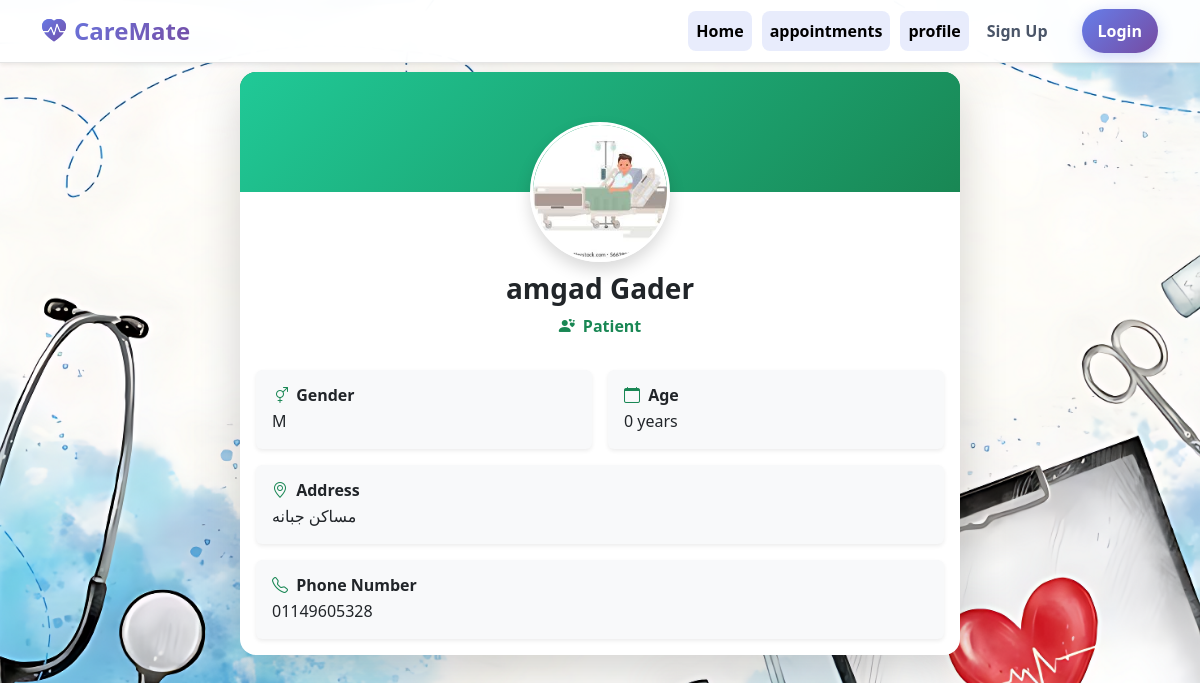
The app's page /dashboard/patient-profile/2/ with its own data.
### profile_users/models.py (models this page shows, shortened)
class PatientProfile(models.Model):
     user = models.OneToOneField(User,on_delete=models.CASCADE,related_name='patient')
     date_of_birthday = models.DateField(null=True,blank=True)
     gender = models.CharField(max_length=40,choices=[("M", "Male"), ("F", "Female")],null=True,blank=True)
     address = models.CharField(max_length=200,null=True,blank=True)
     phone_number = models.CharField(max_length=200,null=True,blank=True)
     profile_image = models.ImageField(default="patients/patient.jpeg",upload_to="patients/", blank=True, null=True)

### user_account/models.py (models this page shows, shortened)
class User(AbstractUser):
     ROLE_CHOICES = [
        ('doctor', 'Doctor'),
        ('patient', 'Patient'),
    ]
     role = models.CharField(max_length=10, choices=ROLE_CHOICES)

### dashboard/views.py (the view)
# urls.py: path('patient-profile/<int:pk>/',PatientProfileDashboard.as_view(),name='appointment-detail')
class PatientProfileDashboard(DetailView):
     model = PatientProfile
     template_name = 'profile/profile_patient.html'
     @staticmethod
     def calculate_age(birthday):
          today = date.today()
          age = today.year - birthday.year - (
        (today.month, today.day) < (birthday.month, birthday.day)
               )
          return age
     def get_context_data(self,**kwargs):
          context = super().get_context_data(**kwargs)
          id = self.kwargs['pk']
          patient = PatientProfile.objects.get(id=id)
          context['patient'] = patient
          context['age'] = self.calculate_age(patient.date_of_birthday)
          return context

### template/profile/profile_patient.html (shortened to what this page needs)
{% extends 'base.html' %}
{% load static %}
{% block content %}
<div class="container py-5">
  <div class="row justify-content-center">
    <div class="col-md-8">
      <div class="card shadow-lg border-0 rounded-4 overflow-hidden">
        <div class="card-body text-center position-relative">
          <div class="position-absolute top-0 start-50 translate-middle">
            {% if patient.profile_image %}
              <img src="{{ patient.profile_image.url }}" alt="Profile Image"
                   class="rounded-circle border border-3 border-white shadow"
                   style="width: 140px; height: 140px; object-fit: cover;">
            {% else %}
              <img src="{% static 'default-avatar.png' %}" alt="Profile Image"
                   class="rounded-circle border border-3 border-white shadow"
                   style="width: 140px; height: 140px; object-fit: cover;">
            {% endif %}
          </div>
          <div class="mt-5 pt-3">
            <h3 class="fw-bold text-dark">{{ patient.user.first_name }} {{ patient.user.last_name }}</h3>
            <p class="text-success fw-semibold mb-2"><i class="bi bi-person-hearts me-1"></i> Patient</p>
          </div>
          <div class="row g-3 text-start mt-3">
            <div class="col-md-6">
              <div class="p-3 bg-light rounded shadow-sm h-100">
                <h6 class="fw-semibold mb-1"><i class="bi bi-gender-ambiguous me-1 text-success"></i> Gender</h6>
                <p class="mb-0">{{ patient.gender|default:"-" }}</p>
              </div>
            </div>
            <div class="col-md-6">
              <div class="p-3 bg-light rounded shadow-sm h-100">
                <h6 class="fw-semibold mb-1"><i class="bi bi-calendar me-1 text-success"></i> Age</h6>
                <p class="mb-0">{{ age }} years</p>
              </div>
            </div>
            <div class="col-md-12">
              <div class="p-3 bg-light rounded shadow-sm h-100">
                <h6 class="fw-semibold mb-1"><i class="bi bi-geo-alt me-1 text-success"></i> Address</h6>
                <p class="mb-0">{{ patient.address|default:"-" }}</p>
              </div>
            </div>
            <div class="col-md-12">
              <div class="p-3 bg-light rounded shadow-sm h-100">
                <h6 class="fw-semibold mb-1"><i class="bi bi-telephone me-1 text-success"></i> Phone Number</h6>
                <p class="mb-0">{{ patient.phone_number|default:"-" }}</p>
              </div>
            </div>
          </div>
        </div>
      </div>
    </div>
  </div>
</div>
{% endblock %}

### records on screen
PatientProfile: profile_image (picture), user.first_name "amgad", user.last_name "Gader", gender "M", address "مساكن جبانه", phone_number "01149605328"
